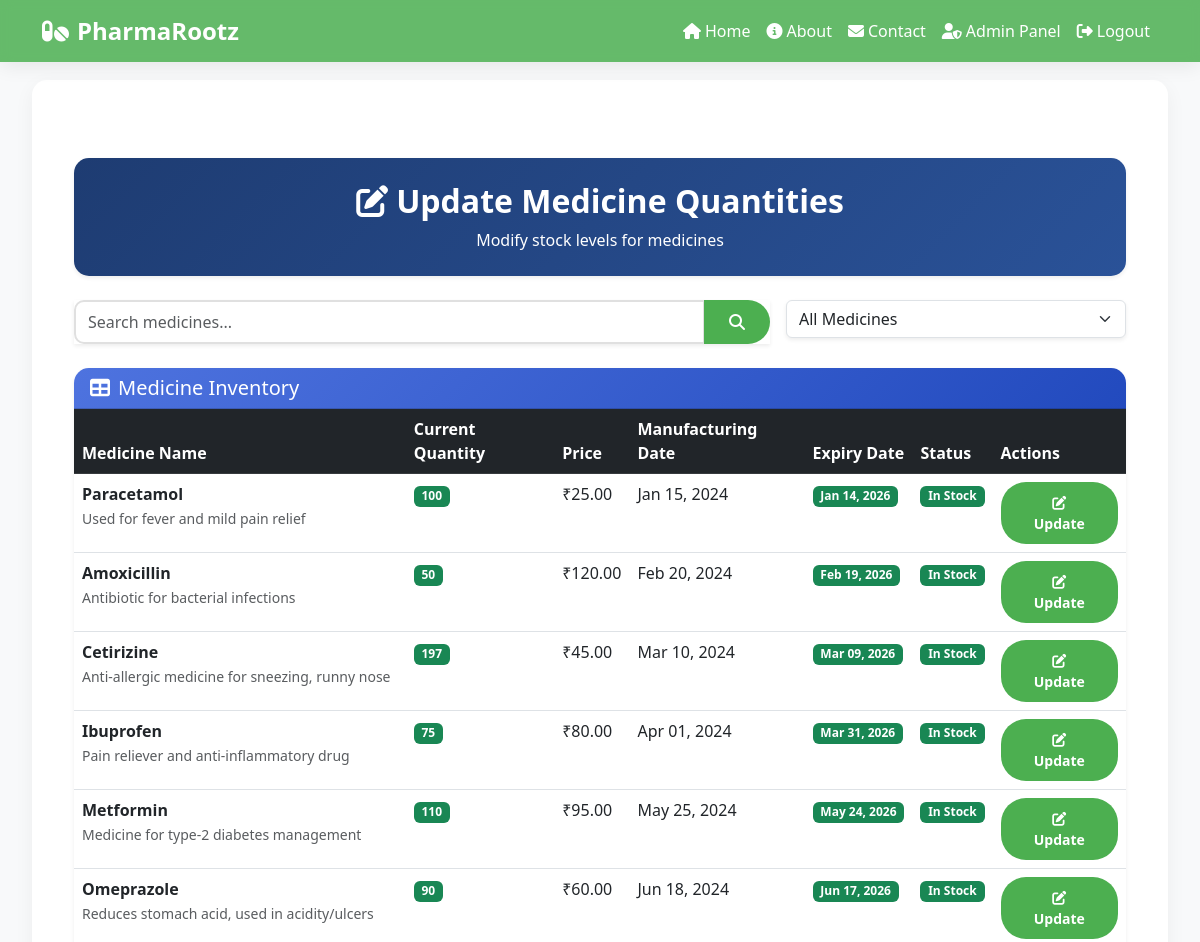
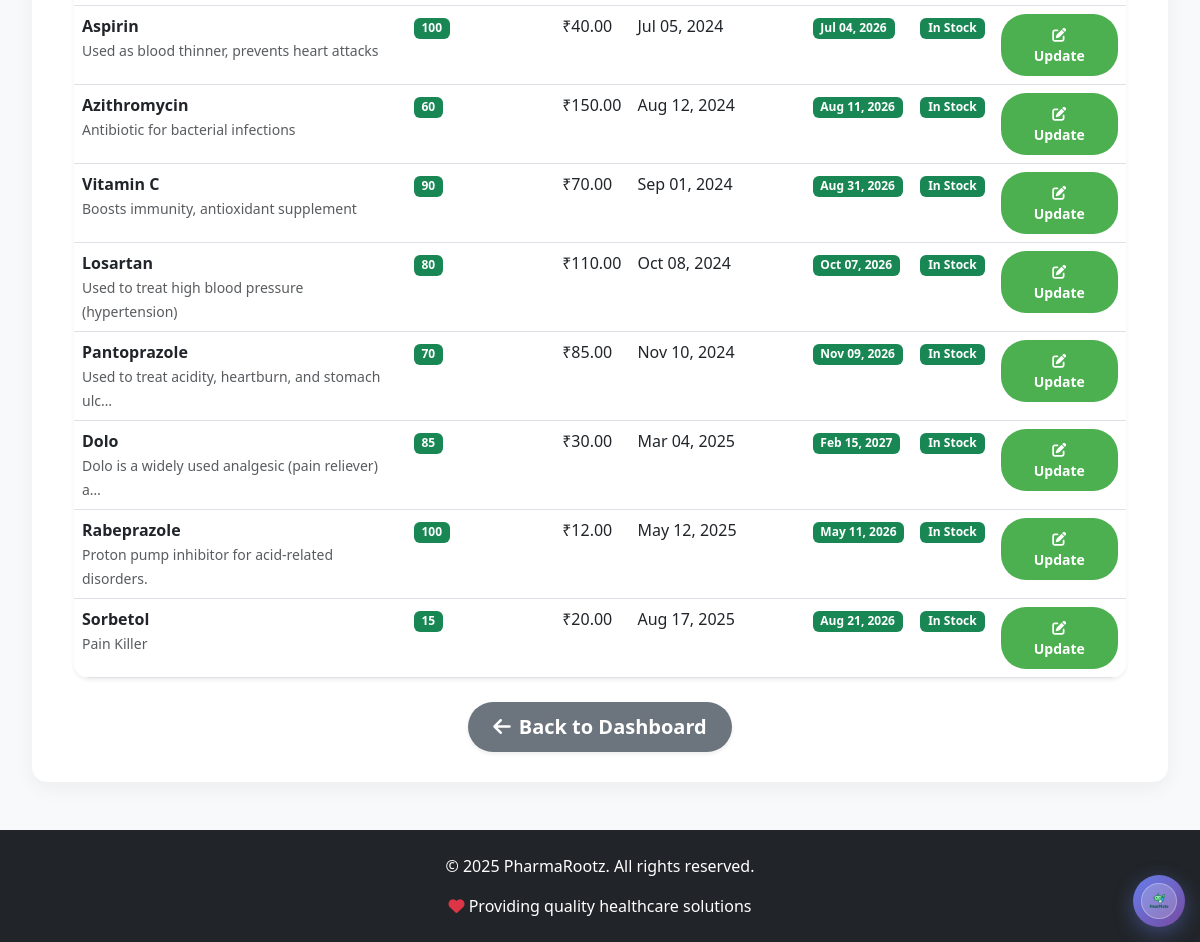
The app's page /store-admin/update-quantity/ (signed in) with its own data (2 pictures, top to bottom).
### pharmacy_app/models.py (models this page shows, shortened)
class Medicine(models.Model):
    m_name = models.CharField(max_length=100, unique=True)
    m_price = models.DecimalField(max_digits=10, decimal_places=2)
    m_quantity = models.IntegerField()
    m_mdate = models.DateField()
    m_edate = models.DateField()
    m_descr = models.TextField()
    composition = models.TextField(blank=True, default="")
    is_generic = models.BooleanField(default=False)
    indications = models.TextField(blank=True, default="")
    created_at = models.DateTimeField(auto_now_add=True)
    @property
    def is_expired(self):
        return timezone.now().date() > self.m_edate

### pharmacy_app/views.py (the view, shortened to what this page needs)
# urls.py: path('store-admin/update-quantity/', views.update_quantity, name='update_quantity'),
@login_required
def update_quantity(request):
    if 'admin_id' not in request.session or request.session.get('user_type') != 'admin':
        messages.error(request, 'Please login as admin to access this page.')
        return redirect('admin_login')
    medicines = Medicine.objects.all()
    return render(request, 'pharmacy_app/update_quantity.html', {'medicines': medicines, 'user_type': request.session.get('user_type')})

### pharmacy_app/views.py (called while the page is built)
def login_required(view_func):
    @wraps(view_func)
    def wrapper(request, *args, **kwargs):
        if 'customer_id' in request.session or 'admin_id' in request.session:
            return view_func(request, *args, **kwargs)
        else:
            messages.error(request, 'Please login to access this page.')
            return redirect('home')
    return wrapper

### templates/pharmacy_app/update_quantity.html (shortened to what this page needs)
{% extends 'base.html' %}
{% block content %}
<div class="container mt-5">
    <div class="row mb-4">
        <div class="col-12">
            <div class="card text-white shadow-sm" style="background: linear-gradient(135deg, #1e3c72, #2a5298);">
                <div class="card-body text-center py-4">
                    <h2 class="card-title fw-bold">
                        <i class="fas fa-edit me-2"></i>Update Medicine Quantities
                    </h2>
                    <p class="card-text fs-6">Modify stock levels for medicines</p>
                </div>
            </div>
        </div>
    </div>
    <div class="row mb-4 g-3">
        <div class="col-md-8">
            <div class="input-group shadow-sm">
                <input type="text" id="searchInput" class="form-control" placeholder="Search medicines...">
                <button class="btn btn-primary" type="button" id="searchButton">
                    <i class="fas fa-search"></i>
                </button>
            </div>
        </div>
        <div class="col-md-4">
            <select id="filterSelect" class="form-select shadow-sm">
                <option value="">All Medicines</option>
            </select>
        </div>
    </div>
    <div class="row">
        <div class="col-12">
            <div class="card shadow-sm">
                <div class="card-header" style="background: linear-gradient(135deg, #4e73df, #224abe); color: #fff;">
                    <h5 class="mb-0">
                        <i class="fas fa-table me-2"></i>Medicine Inventory
                    </h5>
                </div>
                <div class="card-body p-0">
                    {% if medicines %}
                        <div class="table-responsive">
                            <table class="table table-hover mb-0" id="medicinesTable">
                                <thead class="table-dark">
                                    <tr>
                                        <th>Medicine Name</th>
                                        <th>Current Quantity</th>
                                        <th>Price</th>
                                        <th>Manufacturing Date</th>
                                        <th>Expiry Date</th>
                                        <th>Status</th>
                                        <th>Actions</th>
                                    </tr>
                                </thead>
                                <tbody>
                                    {% for medicine in medicines %}
                                    <tr data-name="{{ medicine.m_name|lower }}"
                                        data-quantity="{{ medicine.m_quantity }}"
                                        data-expired="{% if medicine.is_expired %}yes{% else %}no{% endif %}"
                                        data-status="{% if medicine.is_expired %}expired{% elif medicine.m_quantity == 0 %}out{% elif medicine.m_quantity < 10 %}low{% else %}in-stock{% endif %}">
                                        <td>
                                            <strong>{{ medicine.m_name }}</strong><br>
                                            <small class="text-muted">{{ medicine.m_descr|truncatechars:50 }}</small>
                                        </td>
                                        <td>
                                            {% if medicine.m_quantity == 0 %}
                                                <span class="badge bg-danger">Out of Stock</span>
                                            {% elif medicine.m_quantity < 10 %}
                                                <span class="badge bg-warning">{{ medicine.m_quantity }}</span>
                                            {% else %}
                                                <span class="badge bg-success">{{ medicine.m_quantity }}</span>
                                            {% endif %}
                                        </td>
                                        <td>₹{{ medicine.m_price }}</td>
                                        <td>{{ medicine.m_mdate|date:"M d, Y" }}</td>
                                        <td>
                                            {% if medicine.is_expired %}
                                                <span class="badge bg-danger">{{ medicine.m_edate|date:"M d, Y" }}</span>
                                            {% else %}
                                                <span class="badge bg-success">{{ medicine.m_edate|date:"M d, Y" }}</span>
                                            {% endif %}
                                        </td>
                                        <td>
                                            {% if medicine.is_expired %}
                                                <span class="badge bg-danger">Expired</span>
                                            {% elif medicine.m_quantity == 0 %}
                                                <span class="badge bg-danger">Out of Stock</span>
                                            {% elif medicine.m_quantity < 10 %}
                                                <span class="badge bg-warning">Low Stock</span>
                                            {% else %}
                                                <span class="badge bg-success">In Stock</span>
                                            {% endif %}
                                        </td>
                                        <td>
                                            {% if medicine.is_expired %}
                                                <button class="btn btn-secondary btn-sm" disabled>
                                                    <i class="fas fa-ban"></i> Expired
                                                </button>
                                            {% else %}
                                                <button class="btn btn-primary btn-sm update-btn"
                                                        data-medicine-id="{{ medicine.id }}"
                                                        data-medicine-name="{{ medicine.m_name }}"
                                                        data-current-quantity="{{ medicine.m_quantity }}">
                                                    <i class="fas fa-edit"></i> Update
                                                </button>
                                            {% endif %}
                                        </td>
                                    </tr>
                                    {% endfor %}
                                </tbody>
                            </table>
                        </div>
                    {% else %}
                        <div class="text-center py-5">
                            <i class="fas fa-pills fa-3x text-muted mb-3"></i>
                            <h4 class="text-muted">No medicines found</h4>
                            <p class="text-muted">The inventory is currently empty.</p>
                        </div>
                    {% endif %}
                </div>
            </div>
        </div>
    </div>
    <div class="row mt-4">
        <div class="col-12 text-center">
            <a href="{% url 'admin_dashboard' %}" class="btn btn-secondary btn-lg shadow-sm">
                <i class="fas fa-arrow-left me-2"></i>Back to Dashboard
            </a>
        </div>
    </div>
</div>
{% endblock %}

### templates/base.html (style rules this page uses)
:root { --primary-color: #4CAF50; --secondary-color: #5BC0DE; --accent-color: #FF6B6B; --success-color: #27ae60; --warning-color: #f39c12; --light-bg: #f8f9fa; }
body { font-family: 'Poppins', 'Segoe UI', Tahoma, Geneva, Verdana, sans-serif; background: var(--light-bg); min-height: 100vh; }
.card { border: none; border-radius: 15px; box-shadow: 0 8px 20px rgba(0, 0, 0, 0.06); transition: all 0.3s ease; overflow: hidden; }
.btn { border-radius: 25px; padding: 10px 25px; font-weight: 600; transition: all 0.3s ease; border: none; }
.btn-primary { background: var(--primary-color); }
.form-control { border-radius: 10px; border: 2px solid #e0e0e0; transition: all 0.3s ease; }

### records on screen
Medicine: m_name "Paracetamol", m_descr "Used for fever and mild pain relief", m_quantity "100", m_price "25.00", m_mdate "Jan 15, 2024", m_edate "Jan 14, 2026", shows "In Stock"
Medicine: m_name "Amoxicillin", m_descr "Antibiotic for bacterial infections", m_quantity "50", m_price "120.00", m_mdate "Feb 20, 2024", m_edate "Feb 19, 2026", shows "In Stock"
Medicine: m_name "Cetirizine", m_descr "Anti-allergic medicine for sneezing, runny nose", m_quantity "197", m_price "45.00", m_mdate "Mar 10, 2024", m_edate "Mar 09, 2026", shows "In Stock"
Medicine: m_name "Ibuprofen", m_descr "Pain reliever and anti-inflammatory drug", m_quantity "75", m_price "80.00", m_mdate "Apr 01, 2024", m_edate "Mar 31, 2026", shows "In Stock"
Medicine: m_name "Metformin", m_descr "Medicine for type-2 diabetes management", m_quantity "110", m_price "95.00", m_mdate "May 25, 2024", m_edate "May 24, 2026", shows "In Stock"
Medicine: m_name "Omeprazole", m_descr "Reduces stomach acid, used in acidity/ulcers", m_quantity "90", m_price "60.00", m_mdate "Jun 18, 2024", m_edate "Jun 17, 2026", shows "In Stock"
Medicine: m_name "Aspirin", m_descr "Used as blood thinner, prevents heart attacks", m_quantity "100", m_price "40.00", m_mdate "Jul 05, 2024", m_edate "Jul 04, 2026", shows "In Stock"
Medicine: m_name "Azithromycin", m_descr "Antibiotic for bacterial infections", m_quantity "60", m_price "150.00", m_mdate "Aug 12, 2024", m_edate "Aug 11, 2026", shows "In Stock"
Medicine: m_name "Vitamin C", m_descr "Boosts immunity, antioxidant supplement", m_quantity "90", m_price "70.00", m_mdate "Sep 01, 2024", m_edate "Aug 31, 2026", shows "In Stock"
Medicine: m_name "Losartan", m_descr "Used to treat high blood pressure (hypertension)", m_quantity "80", m_price "110.00", m_mdate "Oct 08, 2024", m_edate "Oct 07, 2026", shows "In Stock"
Medicine: m_name "Pantoprazole", m_descr "Used to treat acidity, heartburn, and stomach ulc…", m_quantity "70", m_price "85.00", m_mdate "Nov 10, 2024", m_edate "Nov 09, 2026", shows "In Stock"
Medicine: m_name "Dolo", m_descr "Dolo is a widely used analgesic (pain reliever) a…", m_quantity "85", m_price "30.00", m_mdate "Mar 04, 2025", m_edate "Feb 15, 2027", shows "In Stock"
Medicine: m_name "Rabeprazole", m_descr "Proton pump inhibitor for acid-related disorders.", m_quantity "100", m_price "12.00", m_mdate "May 12, 2025", m_edate "May 11, 2026", shows "In Stock"
Medicine: m_name "Sorbetol", m_descr "Pain Killer", m_quantity "15", m_price "20.00", m_mdate "Aug 17, 2025", m_edate "Aug 21, 2026", shows "In Stock"
